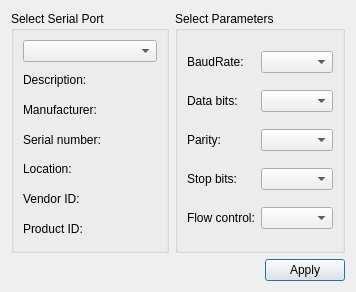
<?xml version="1.0" encoding="UTF-8"?>
<ui version="4.0">
 <class>SettingsDialog</class>
 <widget class="QDialog" name="SettingsDialog">
  <property name="geometry">
   <rect>
    <x>0</x>
    <y>0</y>
    <width>356</width>
    <height>292</height>
   </rect>
  </property>
  <property name="windowTitle">
   <string>Settings</string>
  </property>
  <layout class="QGridLayout" name="gridLayout_3">
   <item row="1" column="0" colspan="2">
    <layout class="QHBoxLayout" name="horizontalLayout">
     <item>
      <spacer name="horizontalSpacer">
       <property name="orientation">
        <enum>Qt::Horizontal</enum>
       </property>
       <property name="sizeHint" stdset="0">
        <size>
         <width>96</width>
         <height>20</height>
        </size>
       </property>
      </spacer>
     </item>
     <item>
      <widget class="QPushButton" name="applyButton">
       <property name="text">
        <string>Apply</string>
       </property>
      </widget>
     </item>
    </layout>
   </item>
   <item row="0" column="0">
    <widget class="QGroupBox" name="selectBox">
     <property name="title">
      <string>Select Serial Port</string>
     </property>
     <layout class="QGridLayout" name="gridLayout">
      <item row="0" column="0">
       <widget class="QComboBox" name="serialPortInfoListBox"/>
      </item>
      <item row="1" column="0">
       <widget class="QLabel" name="descriptionLabel">
        <property name="text">
         <string>Description:</string>
        </property>
       </widget>
      </item>
      <item row="2" column="0">
       <widget class="QLabel" name="manufacturerLabel">
        <property name="text">
         <string>Manufacturer:</string>
        </property>
       </widget>
      </item>
      <item row="3" column="0">
       <widget class="QLabel" name="serialNumberLabel">
        <property name="text">
         <string>Serial number:</string>
        </property>
       </widget>
      </item>
      <item row="4" column="0">
       <widget class="QLabel" name="locationLabel">
        <property name="text">
         <string>Location:</string>
        </property>
       </widget>
      </item>
      <item row="5" column="0">
       <widget class="QLabel" name="vidLabel">
        <property name="text">
         <string>Vendor ID:</string>
        </property>
       </widget>
      </item>
      <item row="6" column="0">
       <widget class="QLabel" name="pidLabel">
        <property name="text">
         <string>Product ID:</string>
        </property>
       </widget>
      </item>
     </layout>
    </widget>
   </item>
   <item row="0" column="1">
    <widget class="QGroupBox" name="parametersBox">
     <property name="title">
      <string>Select Parameters</string>
     </property>
     <layout class="QGridLayout" name="gridLayout_2">
      <item row="0" column="0">
       <widget class="QLabel" name="baudRateLabel">
        <property name="text">
         <string>BaudRate:</string>
        </property>
       </widget>
      </item>
      <item row="0" column="1">
       <widget class="QComboBox" name="baudRateBox"/>
      </item>
      <item row="1" column="0">
       <widget class="QLabel" name="dataBitsLabel">
        <property name="text">
         <string>Data bits:</string>
        </property>
       </widget>
      </item>
      <item row="1" column="1">
       <widget class="QComboBox" name="dataBitsBox"/>
      </item>
      <item row="2" column="0">
       <widget class="QLabel" name="parityLabel">
        <property name="text">
         <string>Parity:</string>
        </property>
       </widget>
      </item>
      <item row="2" column="1">
       <widget class="QComboBox" name="parityBox"/>
      </item>
      <item row="3" column="0">
       <widget class="QLabel" name="stopBitsLabel">
        <property name="text">
         <string>Stop bits:</string>
        </property>
       </widget>
      </item>
      <item row="3" column="1">
       <widget class="QComboBox" name="stopBitsBox"/>
      </item>
      <item row="4" column="0">
       <widget class="QLabel" name="flowControlLabel">
        <property name="text">
         <string>Flow control:</string>
        </property>
       </widget>
      </item>
      <item row="4" column="1">
       <widget class="QComboBox" name="flowControlBox"/>
      </item>
     </layout>
    </widget>
   </item>
  </layout>
 </widget>
 <resources/>
 <connections/>
</ui>
